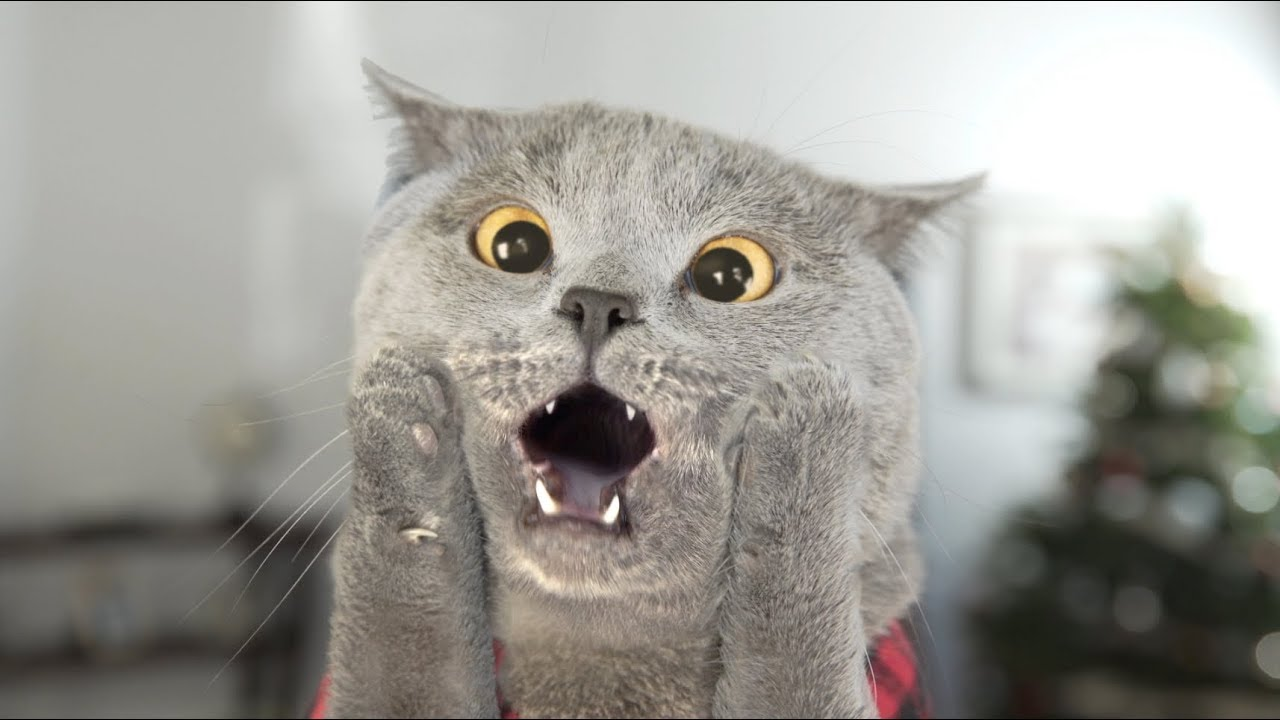
#> input picture Active_contour_final/cat2.jpg, 1280 x 720 px
$ python Demo_Snake.py   (older library calls are emulated)
#> lines starting #> are read from the running program, lines starting #| are printed output that depends on the picture
### Active_contour_final/acm.py
import numpy as np
import scipy.linalg
from scipy.interpolate import RectBivariateSpline
from skimage.util import img_as_float
from skimage.filters import sobel
from skimage import io
import matplotlib.pyplot as plt

def active_contour(image,color, snake, alpha=0.01, beta=0.1,
                   w_line=0, w_edge=1, gamma=0.01,
                   bc='periodic', max_px_move=1.0,
                   max_iterations=1000, convergence=0.25):

    max_iterations = int(max_iterations)
    if max_iterations <= 0:
        raise ValueError("max_iterations should be >0.")
    convergence_order = 10

    img = img_as_float(image)

    RGB = img.ndim == 3

    if w_edge != 0:
        if RGB:
            edge = [sobel(img[:, :, 0]), sobel(img[:, :, 1]),
                    sobel(img[:, :, 2])]
        else:
            edge = [sobel(img)]

        for i in range(3 if RGB else 1):
            edge[i][0, :] = edge[i][1, :]
            edge[i][-1, :] = edge[i][-2, :]
            edge[i][:, 0] = edge[i][:, 1]
            edge[i][:, -1] = edge[i][:, -2]
    else:
        edge = [0]

    if RGB:
        img = w_line*np.sum(img, axis=2) \
            + w_edge*sum(edge)
    else:
        img = w_line*img + w_edge*edge[0]


    intp = RectBivariateSpline(np.arange(image.shape[1]), #img
                               np.arange(image.shape[0]),
                               img.T, kx=2, ky=2, s=0)


    x, y = snake[:, 0].astype(np.float), snake[:, 1].astype(np.float)
    xsave = np.empty((convergence_order, len(x)))
    ysave = np.empty((convergence_order, len(x)))


    n = len(x)

    a = np.roll(np.eye(n), -1, axis=0) + np.roll(np.eye(n), -1, axis=1) - 2*np.eye(n)
    b = np.roll(np.eye(n), -2, axis=0) + \
        np.roll(np.eye(n), -2, axis=1) - \
        4*np.roll(np.eye(n), -1, axis=0) - \
        4*np.roll(np.eye(n), -1, axis=1) + \
        6*np.eye(n)
    A = -alpha*a #+ beta*b
    print(A.shape)
    print((gamma*np.eye(n)).shape)

    inv = np.linalg.inv(A + gamma*np.eye(n))
    fig, ax = plt.subplots(figsize=(7, 7))
    ax.imshow(color)


    for i in range(max_iterations):

        fx = intp(x, y, dx=1, grid=False)
        fy = intp(x, y, dy=1, grid=False)

        xn = inv @ (gamma*x + fx)
        yn = inv @ (gamma*y + fy)


        dx = max_px_move*np.tanh(xn-x)
        dy = max_px_move*np.tanh(yn-y)

        x += dx
        y += dy

        j = i % (convergence_order+1)
        if j < convergence_order:
            xsave[j, :] = x
            ysave[j, :] = y
        else:
            dist = np.min(np.max(np.abs(xsave-x[None, :]) +  np.abs(ysave-y[None, :]), 1))
            if dist < convergence:
                break


        snake = np.array([x, y]).T
        ax.plot(snake[:, 0], snake[:, 1], '-b', lw=3)
        ax.set_title('iteration : %s'%(i))
        ax.set_xticks([]), ax.set_yticks([])
        plt.show(block=False), plt.pause(0.001)
        del ax.lines[0]
    plt.close()
    return np.array([x, y]).T

### Active_contour_final/Demo_Snake.py
import numpy as np
import matplotlib.pyplot as plt
from skimage.color import rgb2gray
from skimage import data,io
from skimage.filters import gaussian
from acm import active_contour
import cv2
from scipy.interpolate import interp1d

import argparse

# parser = argparse.ArgumentParser()
#
# parser.add_argument("--image", help="name of image", type=str)
#
# args = parser.parse_args()

#
# imageName = args.image


imageName = "cat2.jpg"
drawing = False # true if mouse is pressed

ix,iy = -1,-1
x_list = []
y_list = []

def draw_contour(event,x,y,flags,param):
    global ix,iy,drawing,mode
    if event == cv2.EVENT_LBUTTONDOWN:
        drawing = True
        ix,iy = x,y
        x_list.append(ix)
        y_list.append(iy)
    elif event == cv2.EVENT_MOUSEMOVE:
        if drawing == True:
            cv2.circle(img,(x,y),5,(0,0,255),-1)
            x_list.append(x)
            y_list.append(y)
    elif event == cv2.EVENT_LBUTTONUP:
        drawing = False

def acm(imageName,x_list,y_list):
    img = io.imread(imageName,0)
    color_img = img
    gray_img = rgb2gray(img)
    init = np.array([x_list, y_list]).T
    fig, ax = plt.subplots(figsize=(7, 7))
    ax.imshow(img)
    ax.plot(init[:, 0], init[:, 1], '-r', lw=3)
    gaussian_img = gaussian(gray_img, 3)
    snake = active_contour(gaussian_img,color_img,
                           init, alpha=0.015, beta=10, gamma=0.001)
    fig, ax = plt.subplots(figsize=(7, 7))
    ax.imshow(img)
    ax.plot(snake[:, 0], snake[:, 1], '-b', lw=3)
    ax.set_xticks([]), ax.set_yticks([])
    ax.axis([0, img.shape[1], img.shape[0], 0])
    plt.show()

def intp(x_list,y_list):
    new_x = []
    new_y = []
    lenth = len(x_list)
    print('contour lenghth : ',lenth)
    if lenth < 400:
        for i in range(1,lenth-1):
            new_x.append(x_list[i - 1])
            new_y.append(y_list[i - 1])
            inp_x = (x_list[i-1] + x_list[i]) //2
            inp_y = (y_list[i-1] + y_list[i]) //2

            new_x.append(inp_x)
            new_y.append(inp_y)
    else:
        return x_list,y_list
    return new_x,new_y

img = io.imread(imageName,0)
#> img is the input picture: shape (720, 1280, 3); mean R, G, B 157.4, 155.4, 149.2
img[:,:,:] = img[:,:,::-1]
cv2.namedWindow('image')
cv2.setMouseCallback('image',draw_contour)
while(1):
    cv2.imshow('image',img)
    k = cv2.waitKey(1) & 0xFF
#> (key Esc is pressed here)
    if k == 27:
        break
cv2.destroyAllWindows()
x,y = intp(x_list,y_list)
acm(imageName,x,y)
#> in acm, `gray_img = rgb2gray(img)`:
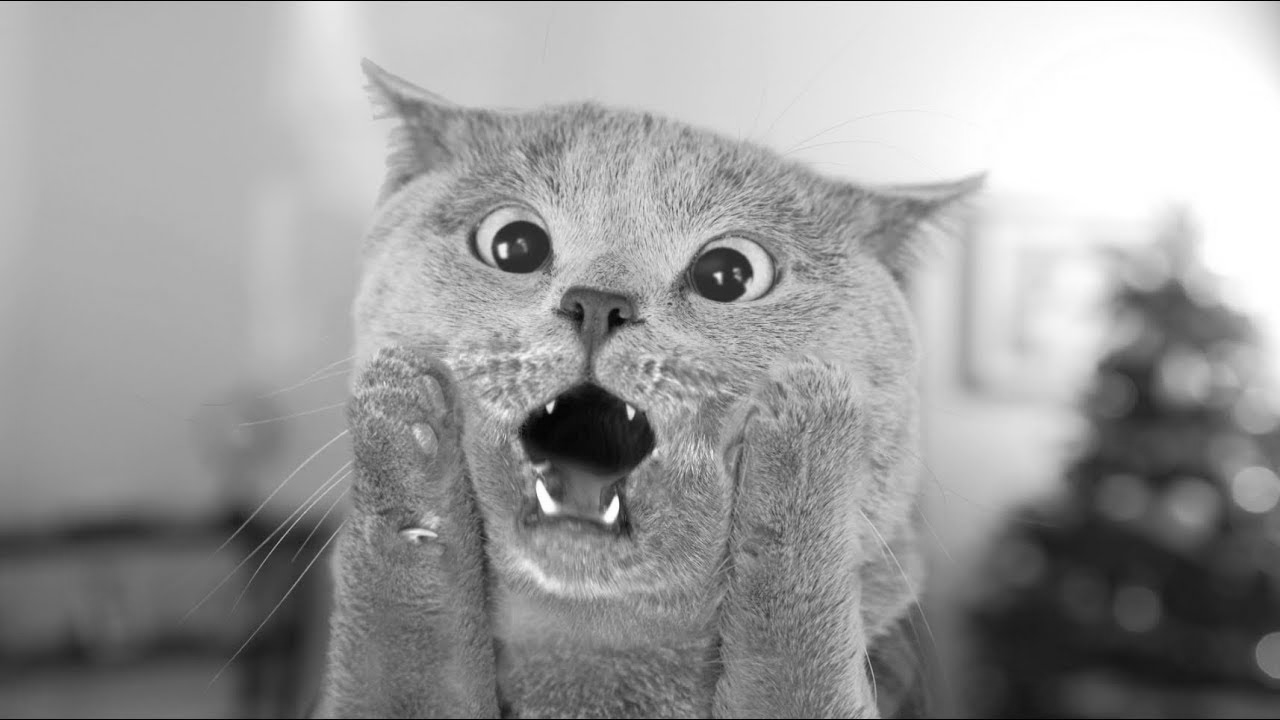
#> gray_img: shape (720, 1280) float64; min 0, max 1, mean 0.609
#> after the loop in active_contour, `for i in range(3 if RGB else 1):`: edge = 1 item
#> in active_contour, `img = w_line*img + w_edge*edge[0]`:
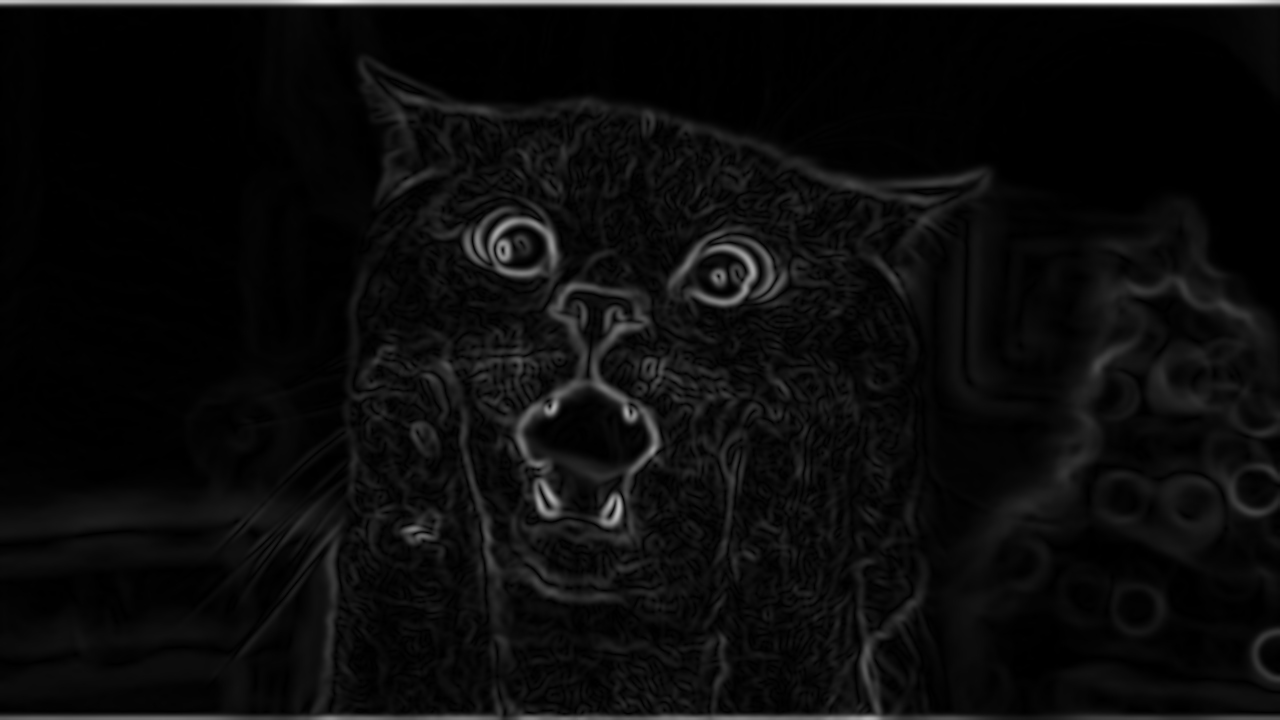
#> img: shape (720, 1280) float64; min 0, max 0.178, mean 0.0086; drawn with min black and max white
#> the loop in active_contour, `for i in range(max_iterations): ` made 1 pass
#> pass 1, in active_contour, `plt.show(block=False), plt.pause(0.001)`:
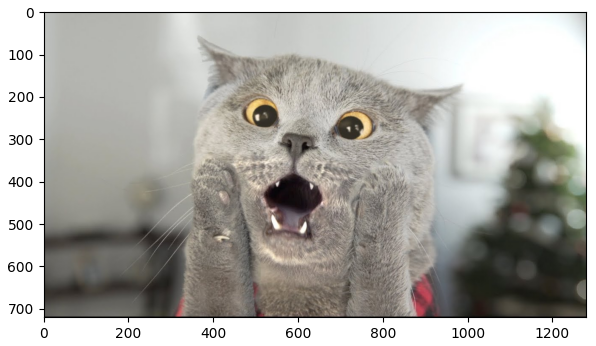
#> figure drawn by matplotlib, 1 panel
#> pass 1, in active_contour, `plt.show(block=False), plt.pause(0.001)`:
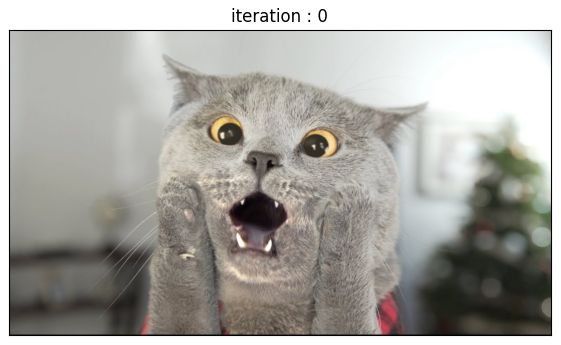
#> figure drawn by matplotlib, 1 panel
#> after the loop in active_contour, `for i in range(max_iterations):`: x = empty array
#> (the run stopped early here; a loop or call above may not have finished)
